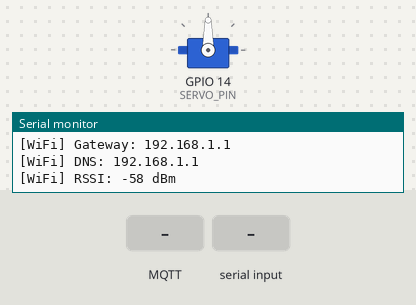
This sketch was run on a simulated ESP8266 (NodeMCU). On the bench: servo, the last lines printed to the serial monitor. The inputs (shaded band) are chosen by the test bench. WiFi joins after 1.5 s; servers stay silent unless stated; no MQTT or app messages arrive unless stated.

Above: at 2.7 s.
2.8 s: MQTT message "LEFT" arrives on the first subscribed topic
At 5.75 s:
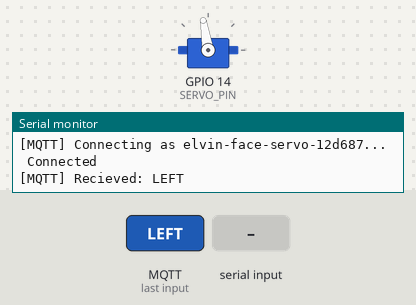
5.8 s: "LEFT\n" received over Serial
8.8 s: MQTT message "SCAN" arrives on the first subscribed topic
At 9.9 s:
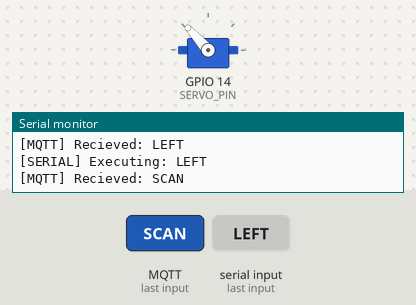
11.8 s: "SCAN\n" received over Serial
At 13.1 s:
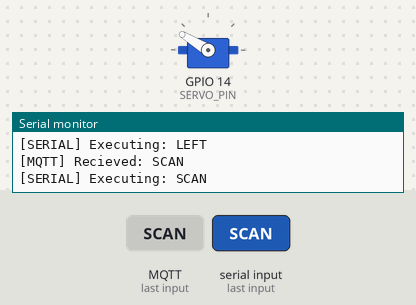
14.8 s: MQTT message "LEFT" arrives on the first subscribed topic
At 16.7 s:
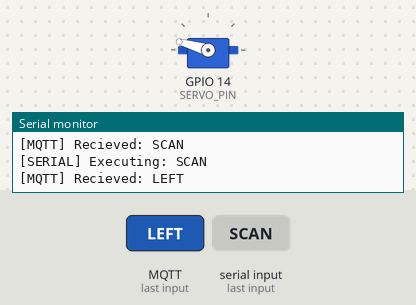
17.8 s: "SCAN\n" received over Serial
At 19.2 s:
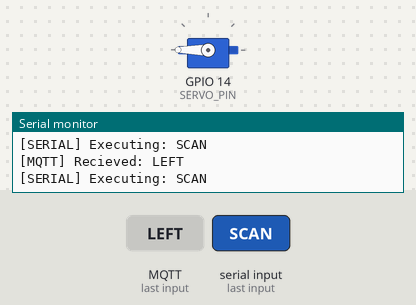
Timing chart, 0 to 20.8 s (numbered marks = the images above; inputs shaded):
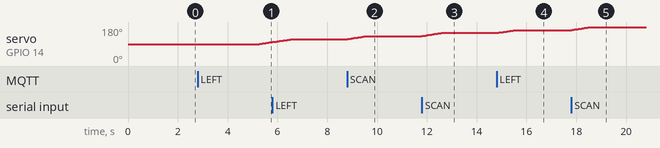

Measured:
- after the input at 2.8 s, servo on GPIO 14 (SERVO_PIN): moves from 90° to 101° over 0.53 s, starting after 2.5 s
- after the input at 8.8 s, servo on GPIO 14 (SERVO_PIN): moves from 116° to 132° over 0.74 s, starting at once
- after the input at 11.8 s, servo on GPIO 14 (SERVO_PIN): moves from 132° to 149° over 0.79 s, starting at once
- after the input at 14.8 s, servo on GPIO 14 (SERVO_PIN): moves from 149° to 164° over 0.75 s, starting at once
- after the input at 17.8 s, servo on GPIO 14 (SERVO_PIN): moves from 164° to 180° over 0.74 s, starting at once

The sketch:

face_tracker_servo.ino
```cpp
#define USE_US_TIMER
#include <ESP8266WiFi.h>
#include <PubSubClient.h>
#include <Servo.h>

// Wi-Fi settings
const char* WIFI_SSID = "lol1";
const char* WIFI_PASSWORD = "123456789q";

// MQTT settings
const char* MQTT_SERVER = "broker.hivemq.com";
const uint16_t MQTT_PORT = 1883;
const char* MQTT_TOPIC = "vision/elvin/movement";
const char* MQTT_CLIENT_ID_PREFIX = "elvin-face-servo";
const IPAddress MQTT_FALLBACK_IPS[] = {
  IPAddress(3, 126, 147, 153),
  IPAddress(3, 124, 122, 176),
  IPAddress(18, 197, 232, 142),
  IPAddress(3, 123, 123, 192),
  IPAddress(3, 120, 204, 188)
};
const uint8_t MQTT_FALLBACK_IP_COUNT =
    sizeof(MQTT_FALLBACK_IPS) / sizeof(MQTT_FALLBACK_IPS[0]);

// Servo configuration
const uint8_t SERVO_PIN = 14; // D5
const int SERVO_MIN_ANGLE = 0;
const int SERVO_MAX_ANGLE = 180;
const int SERVO_CENTER_ANGLE = 90;
const int SERVO_MIN_PULSE_US = 500;
const int SERVO_MAX_PULSE_US = 2400;
const float TRACK_STEP = 0.35f;
const float SCAN_STEP = 0.50f;
const unsigned long TRACK_INTERVAL_MS = 18;
const unsigned long SCAN_INTERVAL_MS = 24;
const unsigned long COMMAND_TIMEOUT_MS = 800;

const bool REVERSE_SERVO = true;

enum MovementCommand {
  CMD_IDLE,
  CMD_LEFT,
  CMD_RIGHT,
  CMD_CENTER,
  CMD_HOME,
  CMD_SCAN
};

WiFiClient wifiClient;
PubSubClient mqttClient(wifiClient);
Servo panServo;

MovementCommand currentCommand = CMD_IDLE;
float servoAngle = SERVO_CENTER_ANGLE;
int sweepDirection = 1;
unsigned long lastMoveAt = 0;
unsigned long lastReconnectAttempt = 0;
unsigned long lastCommandAt = 0;
String mqttClientId = "";

// --- Core Logic ---

int angleToPulse(float angle) {
  float normalized =
      (angle - SERVO_MIN_ANGLE) /
      float(SERVO_MAX_ANGLE - SERVO_MIN_ANGLE);

  return SERVO_MIN_PULSE_US +
      int((normalized * (SERVO_MAX_PULSE_US - SERVO_MIN_PULSE_US)) + 0.5f);
}

void setServoAngle(float angle) {
  if (angle < SERVO_MIN_ANGLE) angle = SERVO_MIN_ANGLE;
  if (angle > SERVO_MAX_ANGLE) angle = SERVO_MAX_ANGLE;

  servoAngle = angle;
  panServo.writeMicroseconds(angleToPulse(servoAngle));
}

void applyTrackingStep(int logicalDirection) {
  int direction = REVERSE_SERVO ? -logicalDirection : logicalDirection;
  setServoAngle(servoAngle + (direction * TRACK_STEP));
}

MovementCommand parseCommand(String message) {
  message.trim();
  message.toUpperCase();

  // Strip "CMD_" prefix if the user types it in Serial
  if (message.startsWith("CMD_")) {
    message = message.substring(4);
  }

  if (message == "LEFT") return CMD_LEFT;
  if (message == "RIGHT") return CMD_RIGHT;
  if (message == "CENTER") return CMD_CENTER;
  if (message == "HOME") return CMD_HOME;
  if (message == "SCAN") return CMD_SCAN;
  return CMD_IDLE;
}

// --- Inputs (MQTT & Serial) ---

void mqttCallback(char* topic, byte* payload, unsigned int length) {
  String message = "";
  for (unsigned int i = 0; i < length; i++) {
    message += (char)payload[i];
  }

  currentCommand = parseCommand(message);
  lastCommandAt = millis();

  Serial.print("[MQTT] Recieved: ");
  Serial.println(message);
}

void handleSerial() {
  if (Serial.available() > 0) {
    String input = Serial.readStringUntil('\n');
    MovementCommand newCmd = parseCommand(input);

    // Only update if it's a valid movement command to avoid accidental idles
    if (newCmd != CMD_IDLE || input.indexOf("IDLE") >= 0) {
      currentCommand = newCmd;
      lastCommandAt = millis();
      Serial.print("[SERIAL] Executing: ");
      Serial.println(input);
    }
  }
}

// --- Networking ---

void connectWiFi() {
  if (WiFi.status() == WL_CONNECTED) return;

  Serial.print("[WiFi] Connecting");
  WiFi.mode(WIFI_STA);
  WiFi.persistent(false);
  WiFi.setAutoReconnect(true);
  WiFi.begin(WIFI_SSID, WIFI_PASSWORD);

  unsigned long start = millis();
  while (WiFi.status() != WL_CONNECTED && millis() - start < 10000) {
    delay(500);
    Serial.print(".");
  }

  if (WiFi.status() == WL_CONNECTED) {
    Serial.println("\n[WiFi] Connected");
    Serial.print("[WiFi] IP: ");
    Serial.println(WiFi.localIP());
    Serial.print("[WiFi] Gateway: ");
    Serial.println(WiFi.gatewayIP());
    Serial.print("[WiFi] DNS: ");
    Serial.println(WiFi.dnsIP());
    Serial.print("[WiFi] RSSI: ");
    Serial.print(WiFi.RSSI());
    Serial.println(" dBm");
  } else {
    Serial.println("\n[WiFi] Failed");
  }
}

bool connectMqtt() {
  if (mqttClient.connected()) return true;
  if (WiFi.status() != WL_CONNECTED) return false;

  if (millis() - lastReconnectAttempt < 5000) return false;
  lastReconnectAttempt = millis();

  IPAddress brokerIp;
  bool dnsResolved = false;
  bool connectedProbe = false;

  Serial.print("[MQTT] Resolving ");
  Serial.print(MQTT_SERVER);
  Serial.print("...");
  if (WiFi.hostByName(MQTT_SERVER, brokerIp)) {
    dnsResolved = true;
    Serial.print(" ");
    Serial.println(brokerIp);
  } else {
    Serial.println(" DNS failed");
  }

  for (uint8_t attempt = 0; attempt <= MQTT_FALLBACK_IP_COUNT; attempt++) {
    if (!dnsResolved || attempt > 0) {
      uint8_t fallbackIndex = dnsResolved ? attempt - 1 : attempt;
      if (fallbackIndex >= MQTT_FALLBACK_IP_COUNT) {
        break;
      }
      brokerIp = MQTT_FALLBACK_IPS[fallbackIndex];
      Serial.print("[MQTT] DNS fallback IP ");
      Serial.println(brokerIp);
    }

    WiFiClient probe;
    Serial.print("[MQTT] TCP probe ");
    Serial.print(brokerIp);
    Serial.print(":");
    Serial.print(MQTT_PORT);
    Serial.print("...");
    if (probe.connect(brokerIp, MQTT_PORT)) {
      Serial.println(" ok");
      probe.stop();
      connectedProbe = true;
      break;
    }

    Serial.println(" failed");
    probe.stop();
  }

  if (!connectedProbe) return false;

  mqttClient.setServer(brokerIp, MQTT_PORT);
  Serial.print("[MQTT] Connecting as ");
  Serial.print(mqttClientId);
  Serial.print("...");
  if (!mqttClient.connect(mqttClientId.c_str())) {
    Serial.print(" Failed, rc=");
    Serial.println(mqttClient.state());
    return false;
  }

  Serial.println(" Connected");
  mqttClient.subscribe(MQTT_TOPIC);
  return true;
}

// --- Servo Handling ---

void handleServo() {
  unsigned long now = millis();

  // Auto-idle if no command received within timeout
  if ((now - lastCommandAt) > COMMAND_TIMEOUT_MS) {
    currentCommand = CMD_IDLE;
  }

  if (currentCommand == CMD_CENTER || currentCommand == CMD_IDLE) {
    return;
  }

  if (currentCommand == CMD_HOME) {
    setServoAngle(SERVO_CENTER_ANGLE);
    currentCommand = CMD_IDLE;
    return;
  }

  if (currentCommand == CMD_SCAN) {
    if (now - lastMoveAt < SCAN_INTERVAL_MS) return;
    lastMoveAt = now;

    setServoAngle(servoAngle + (sweepDirection * SCAN_STEP));
    if (servoAngle >= SERVO_MAX_ANGLE) sweepDirection = -1;
    if (servoAngle <= SERVO_MIN_ANGLE) sweepDirection = 1;
    return;
  }

  // Tracking Logic (LEFT/RIGHT)
  if (now - lastMoveAt < TRACK_INTERVAL_MS) return;
  lastMoveAt = now;

  if (currentCommand == CMD_LEFT) applyTrackingStep(-1);
  else if (currentCommand == CMD_RIGHT) applyTrackingStep(1);
}

// --- Main ---

void setup() {
  Serial.begin(115200);
  delay(10);
  Serial.println("\n[SYS] Team Alpha Face-Servo Initializing...");
  mqttClientId = String(MQTT_CLIENT_ID_PREFIX) + "-" + String(ESP.getChipId(), HEX);
  Serial.print("[MQTT] Client ID: ");
  Serial.println(mqttClientId);

  panServo.attach(SERVO_PIN, SERVO_MIN_PULSE_US, SERVO_MAX_PULSE_US);
  setServoAngle(SERVO_CENTER_ANGLE);

  mqttClient.setServer(MQTT_SERVER, MQTT_PORT);
  mqttClient.setCallback(mqttCallback);

  connectWiFi();
  lastCommandAt = millis();
}

void loop() {
  // Ensure connectivity
  if (WiFi.status() != WL_CONNECTED) connectWiFi();
  if (!mqttClient.connected()) connectMqtt();

  mqttClient.loop();
  handleSerial(); // New: Listen for Serial Monitor commands
  handleServo();

  yield();
}
```
